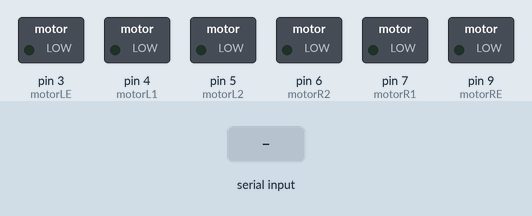
Simulated run of this sketch. Board: Arduino Uno, built with avr-gcc and run on an emulated ATmega328P. On the bench: switched loads named in the sketch (green lamp = pin HIGH). The inputs (shaded band) are chosen by the test bench.

Above: at 1.2 s.
1.3 s: "1" received over Serial
At 1.8 s:
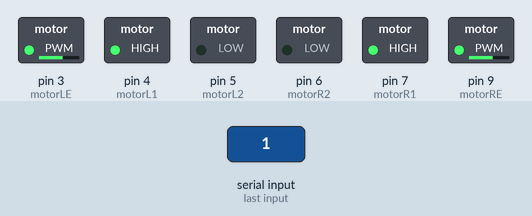
2.8 s: "2" received over Serial
At 4.0 s:
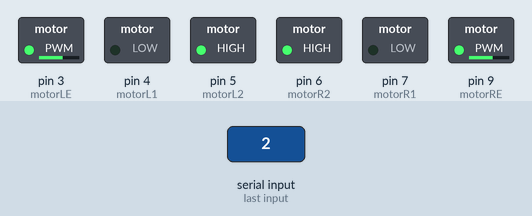
4.3 s: "3" received over Serial
At 5.3 s:
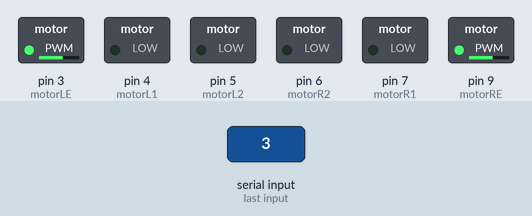
Timing chart, 0 to 7.3 s (numbered marks = the images above; inputs shaded):
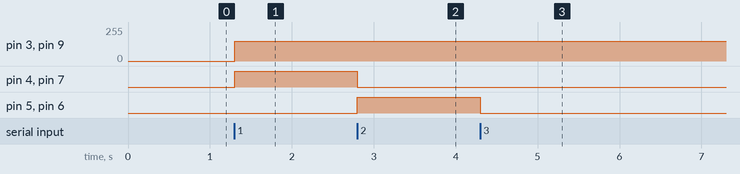

Measured:
- after the input at 1.3 s, pin 3 (motorLE), pin 9 (motorRE): 0/255 → 150/255 at once; pin 4 (motorL1), pin 7 (motorR1): LOW → HIGH at once
- after the input at 2.8 s, pin 4 (motorL1), pin 7 (motorR1): HIGH → LOW at once; pin 5 (motorL2), pin 6 (motorR2): LOW → HIGH at once
- after the input at 4.3 s, pin 5 (motorL2), pin 6 (motorR2): HIGH → LOW at once

The sketch:

BlutoothWithDcMotor.ino
```cpp
int data ;

#define  motorR1 7
#define  motorR2 6
#define  motorRE 9
#define  motorL1 4
#define  motorL2 5
#define  motorLE 3


void setup() {
  // put your setup code here, to run once:
Serial.begin(9600);
 pinMode(motorR1,OUTPUT);
  pinMode(motorR2,OUTPUT);
  pinMode(motorRE,OUTPUT);
  pinMode(motorL1,OUTPUT);
  pinMode(motorL2,OUTPUT);
  pinMode(motorLE,OUTPUT);
}

void loop() {
  // put your main code here, to run repeatedly:
if(Serial.available()>0)
{
  data=Serial.read();
if(data=='1')
{
  ileri();
}
if(data=='2')
{
  geri();
}
if (data=='3')
{
  dur();
}


}
}


void ileri(){
  digitalWrite(motorR1,HIGH);
  digitalWrite(motorR2,LOW);
  analogWrite(motorRE,150);
  digitalWrite(motorL1,HIGH);
  digitalWrite(motorL2,LOW);
  analogWrite(motorLE,150);
}

void geri(){
  digitalWrite(motorR1,LOW);
  digitalWrite(motorR2,HIGH);
  analogWrite(motorRE,150);
  digitalWrite(motorL1,LOW);
  digitalWrite(motorL2,HIGH);
  analogWrite(motorLE,150);
}
void dur(){
  digitalWrite(motorR1,LOW);
  digitalWrite(motorR2,LOW);
  analogWrite(motorRE,150);
  digitalWrite(motorL1,LOW);
  digitalWrite(motorL2,LOW);
  analogWrite(motorLE,150);
}
```
